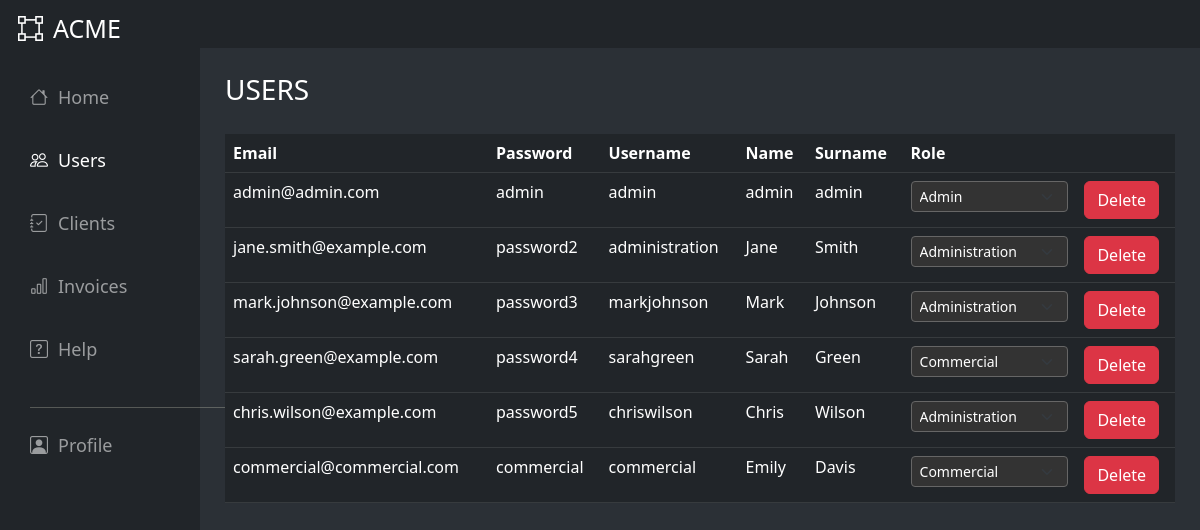
The app's page /FRONT END/dashboard/all_users.php (signed in), older data.
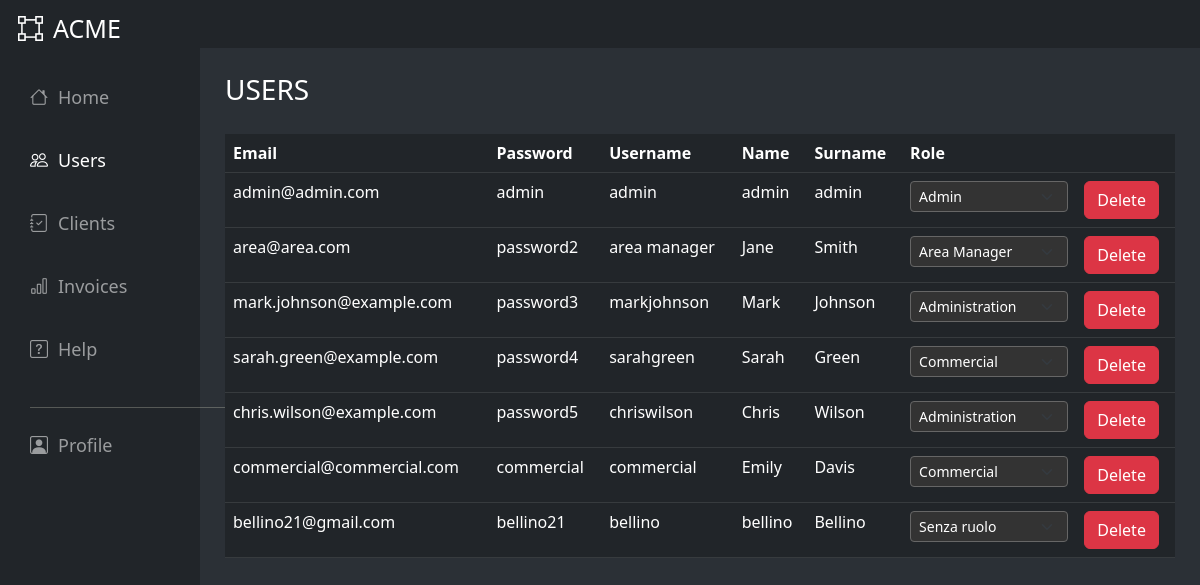
The same page, newer data.
### tables this page shows
CREATE TABLE `user` (
  `ID_User` int NOT NULL,
  `Email` varchar(30) NOT NULL,
  `Password` varchar(30) NOT NULL,
  `Username` varchar(20) NOT NULL,
  `Name` varchar(20) NOT NULL,
  `Surname` varchar(20) NOT NULL,
  `Role` varchar(15) NOT NULL,
  `Area` varchar(15) DEFAULT NULL
);

### FRONT END/dashboard/all_users.php (the view, shortened to what this page needs)
<?php
include("../../BACK END/connect.php");
?>
<html>
<head>
    <link href="https://cdn.jsdelivr.net/npm/bootstrap@5.2.3/dist/css/bootstrap.min.css" rel="stylesheet"
>
    <link rel="stylesheet" href="https://cdn.jsdelivr.net/npm/bootstrap-icons@1.3.0/font/bootstrap-icons.css">
</head>
<body class="d-flex flex-column" style="min-height: 100vh">
    <?php if (isset($_SESSION["id"]) && isset($_SESSION["ruolo"])) {
        if ($_SESSION["ruolo"] == "Admin") { ?>
            <div class="container-fluid">
                <div class="row">
                    <div class="col-12 bg-dark vh-10 show d-none d-md-block overflow-hidden"
                        style="color: white;padding-left: 18px;padding-top: 10px;font-size: 25px; width:100%;">
                        <i class="bi bi-bounding-box"></i><span>ACME</span>
                    </div>
                </div>
                <div class="row">
                    <div class="col-md-2 col-lg-2 col-xl-2 bg-dark collapse d-md-block text-nowrap"
                        style="color: beige; padding-right: 10px; align-items: center;" id="nav">
                        <div class="vh-100">
                            <div class="navbar navbar-dark bg-dark">
                                <div class="align-middle" style="font-size: 18px; padding-left: 18px; padding-top: 20px;">
                                    <ul class="navbar-nav">
                                        <li class="nav-item" style="padding-bottom: 20px;">
                                            <a class="nav-link" aria-current="page" href="admin-dashboard.php"><i
                                                    class="bi bi-house"></i>Home</a>
                                        </li>
                                        <li class="nav-item" style="padding-bottom: 20px;">
                                            <a class="nav-link active" aria-current="page" href="#"><i
                                                    class="bi bi-people"></i>Users</a>
                                        </li>
                                        <li class="nav-item" style="padding-bottom: 20px;">
                                            <a class="nav-link" href="clients.php"><i class="bi bi-journal-check"></i>Clients</a>
                                        </li>
                                        <li class="nav-item" style="padding-bottom: 20px;">
                                            <a class="nav-link" href="invoice.php"><i class="bi bi-bar-chart"></i>Invoices</a>
                                        </li>
                                        <li class="nav-item" style="padding-bottom: 20px;">
                                            <a class="nav-link" href="#"><i class="bi bi-question-square"></i>Help</a>
                                        </li>
                                        <hr style="width: 200%; background-color: white;">
                                        <li class="nav-item">
                                            <a class="nav-link" href="profile.php"><i class="bi bi-person-square"></i></i>Profile</a>
                                        </li>
                                    </ul>
                                </div>
                            </div>
                        </div>
                    </div>
                    <div class="col-md-10 col-lg-10 col-xl-10" style="padding:25px">
                        <h3>USERS</h3>
                        <div class="overflow-auto" style="padding-top:20px">
                            <table class="table table-dark">
                                <thead>
                                    <tr>
                                        <th scope="col">Email</th>
                                        <th scope="col">Password</th>
                                        <th scope="col">Username</th>
                                        <th scope="col">Name</th>
                                        <th scope="col">Surname</th>
                                        <th scope="col">Role</th>
                                        <th scope="col"></th>
                                    </tr>
                                </thead>
                                <tbody>
                                    <?php
                                    $result = mysqli_query($connect, "SELECT * from user");
                                    if (mysqli_num_rows($result)) {
                                        while ($user = mysqli_fetch_array($result)) {
                                            ?>
                                            <tr>
                                                <td>
                                                    <?= $user["Email"]; ?>
                                                </td>
                                                <td>
                                                    <?= $user["Password"]; ?>
                                                </td>
                                                <td>
                                                    <?= $user["Username"]; ?>
                                                </td>
                                                <td>
                                                    <?= $user["Name"]; ?>
                                                </td>
                                                <td>
                                                    <?= $user["Surname"]; ?>
                                                </td>
                                                <td>
                                                    <select class="form-select form-select-sm" aria-label="Default select example" name="role"
                                                        id=<?= $user["ID_User"]; ?> onchange='saveChanges(<?= $user["ID_User"] ?>)'>
                                                        <?php
                                                        if ($user["Role"] == "NULL") {
                                                            echo "
                                                        <option selected>Senza ruolo</option>
                                                        <option value='Admin'>Admin</option>
                                                        <option value='Commercial'>Commercial</option>
                                                        <option value='Area Manager'>Area Manager</option>
                                                        <option value='Administration'>Administration</option>";
                                                        } elseif ($user["Role"] == "Administration") {
                                                            echo "
                                                        <option selected>Administration</option>
                                                        <option value='Admin'>Admin</option>
                                                        <option value='Commercial'>Commercial</option>
                                                        <option value='Area Manager'>Area Manager</option>";
                                                        } elseif ($user["Role"] == "Admin") {
                                                            echo "
                                                <option selected>Admin</option>
                                                <option value='Commercial'>Commerciale</option>
                                                <option value='Area Manager'>Area Manager</option>
                                                <option value='Administration'>Administration</option>";
                                                        } elseif ($user["Role"] == "Commercial") {
                                                            echo "
                                                <option selected>Commercial</option>
                                                <option value='Admin'>Admin</option>
                                                <option value='Area Manager'>Area Manager</option>
                                                <option value='Administration'>Administration</option>";
                                                        } elseif ($user["Role"] == "Area Manager") {
                                                            echo "
                                                <option selected>Area Manager</option>
                                                <option value='Admin'>Admin</option>
                                                <option value='Administration'>Administration</option>
                                                <option value>Commercial</option>";
                                                        }
                                                        ?>
                                                    </select>
                                                </td>
                                                <td>
                                                    <button type="button" class="btn btn-danger" data-bs-toggle='modal'
                                                        href='#exampleModalToggle1'
                                                        onclick='deleteUser(<?= $user["ID_User"] ?>)'>Delete</button>
                                                </td>
                                            </tr>
                                            <?php
                                        }
                                    }
                                    ?>
                                </tbody>
                            </table>
                        </div>
                    </div>
                </div>
            </div>
            <?php
        }
    } else {
        echo "Access denied";
    } ?>
</body>
</html>

### FRONT END/dashboard/all_users.php (style rules this page uses)
body { font-family: system-ui, -apple-system, BlinkMacSystemFont, 'Segoe UI', Roboto, Oxygen, Ubuntu, Cantarell, 'Open Sans', 'Helvetica Neue', sans-serif; background-color: #2B3036; color: white; }
i { padding-right: 10px; }
select.form-select { background-color: #333; color: #fff; border-color: #666; }
select.form-select option:checked { background-color: #666; color: #fff; }

Row changes from the older to the newer data that the page shows:
changed user "password2": Email "jane.smith@example.com" → "area@area.com"; Username "administration" → "area manager"; role "Administration" → "Area Manager"
added user: Email "bellino21@gmail.com", Password "bellino21", Username "bellino", Name "bellino", Surname "Bellino", role "Senza ruolo"
